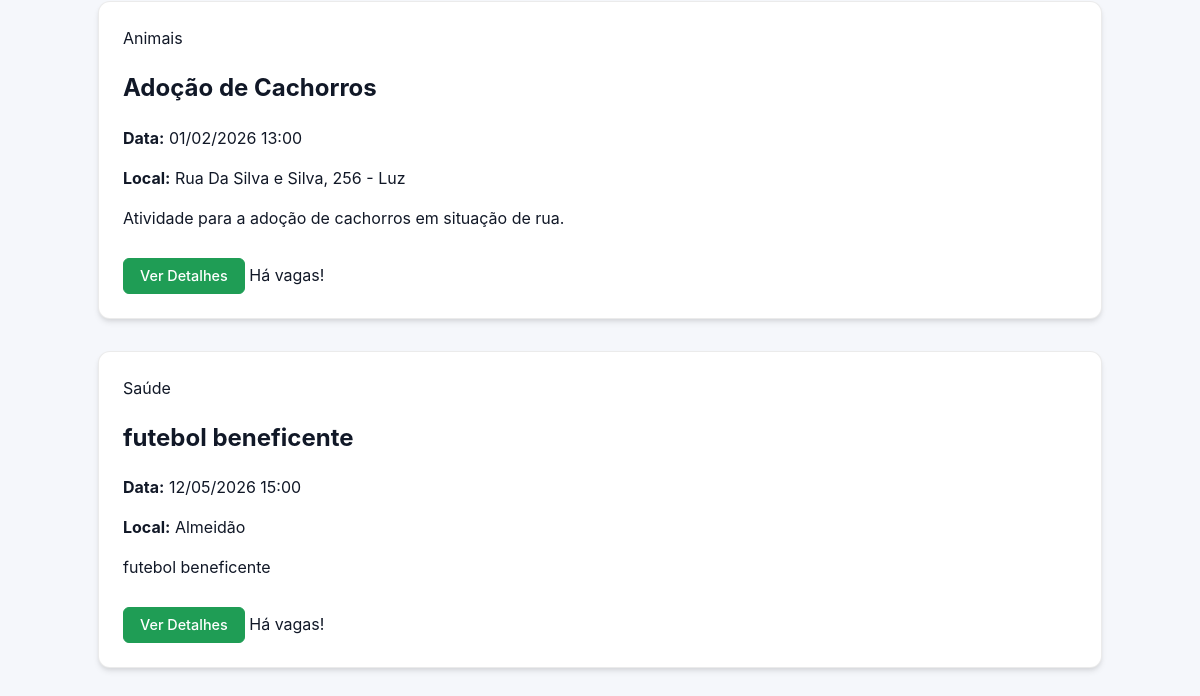
The page /acoes/ (lower part) on the database as committed earlier.
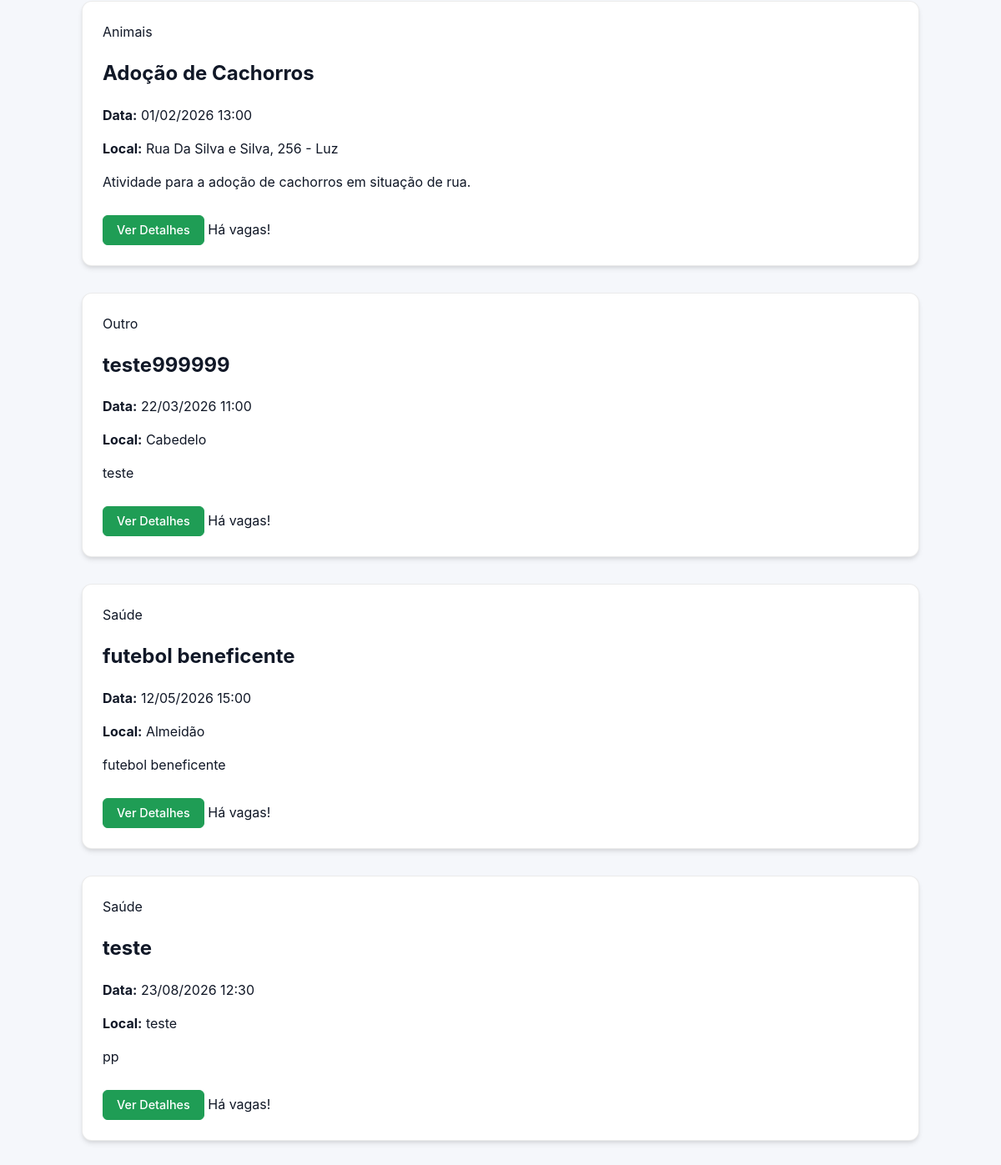
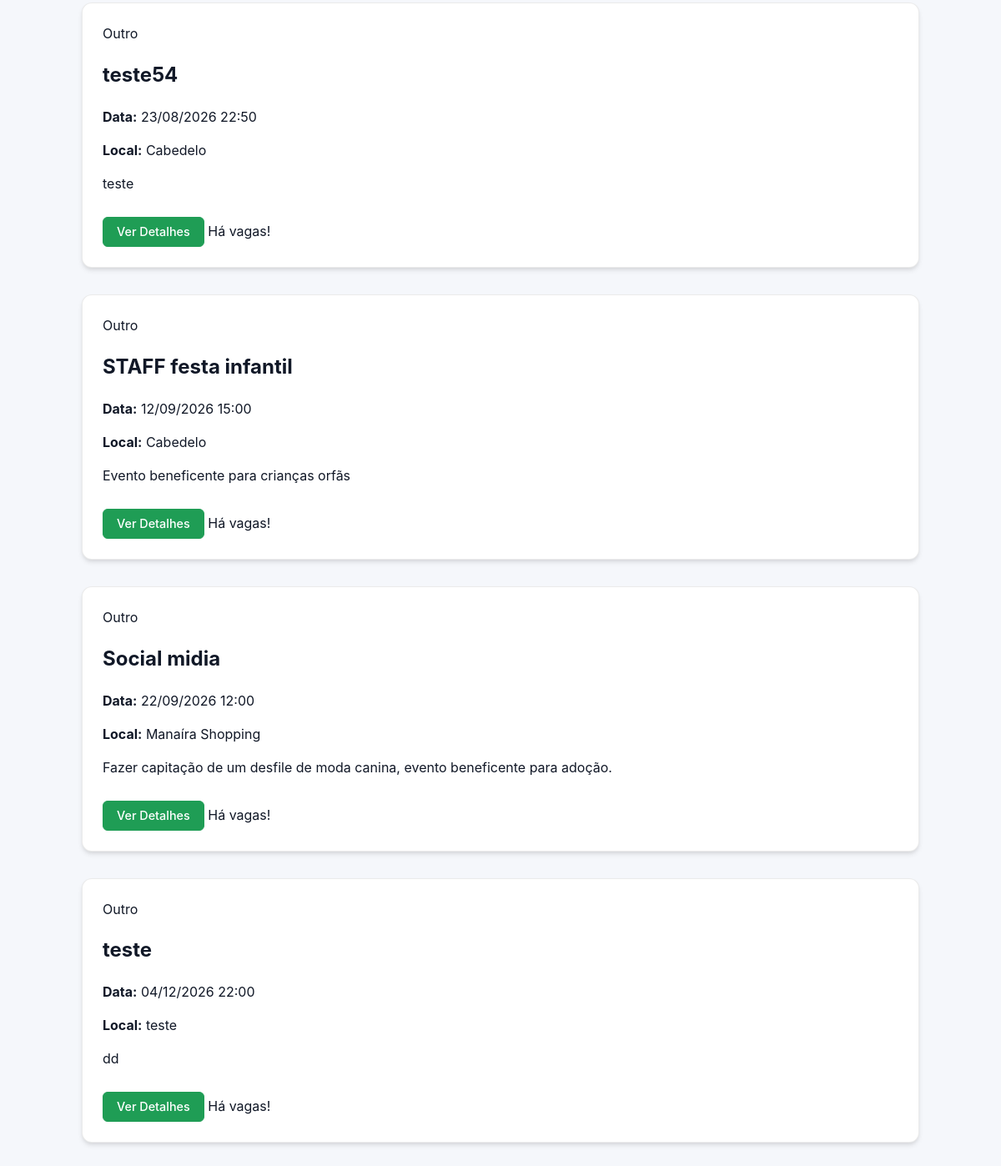
The same page on the database as committed later (2 pictures, top to bottom).
### acoes/models.py (models this page shows, shortened)
class Acao(models.Model):
    titulo = models.CharField(max_length=200)
    descricao = models.TextField()
    data = models.DateTimeField() # Armazena data e hora
    local = models.CharField(max_length=255)
    numero_vagas = models.PositiveIntegerField(
        validators=[validators.MinValueValidator(1)]
    )
    CATEGORIA_CHOICES = [
        ('SAUDE', 'Saúde'),
        ('EDUCACAO', 'Educação'),
        ('MEIO_AMBIENTE', 'Meio Ambiente'),
        ('ANIMAIS', 'Animais'),
        ('OUTRO', 'Outro'),
    ]
    categoria = models.CharField(max_length=50, choices=CATEGORIA_CHOICES, default='OUTRO')
    organizador = models.ForeignKey(
        User,
        on_delete=models.CASCADE,
        related_name='acoes_criadas' # Assim, podemos fazer: user.acoes_criadas.all()
    )
    voluntarios = models.ManyToManyField(
        User,
        through='Inscricao',         # O nome do modelo intermediário
        related_name='acoes_inscritas', # Assim, podemos fazer: user.acoes_inscritas.all()
        blank=True                   # A ação pode começar sem nenhum voluntário
    )
    notas_organizador = models.TextField(blank=True, null=True, help_text="Notas privadas do organizador sobre a execução da ação.")
    @property
    def vagas_preenchidas(self):
        return self.inscricao_set.filter(status='ACEITO').count()
    @property
    def esta_cheia(self):
        return self.vagas_preenchidas >= self.numero_vagas
    def get_absolute_url(self):
        return reverse('acoes:acao_detail', kwargs={'pk': self.pk})

### acoes/views.py (the view)
# urls.py: path('', views.acao_list, name='acao_list'),
def acao_list(request):
    acoes_list = Acao.objects.filter(data__gte=timezone.localdate())
    acoes_list = filtrar_acoes_queryset(request, acoes_list)
    acoes_list = acoes_list.order_by('data')
    page_obj = paginar_queryset(request, acoes_list, itens_por_pagina=10)
    context = {
        'acoes': page_obj,
        'categorias_choices': Acao.CATEGORIA_CHOICES, # Passa as opções de categoria
        'filter_values': request.GET, # Passa os valores do filtro (para preencher o form)
        'page_param': 'page' # Nome do parametro na URL
    }
    return render(request, 'acoes/acao_list.html', context)

### acoes/context_processors.py (called while the page is built, shortened)
def auth_groups_processor(request):
    is_organizador = False
    is_voluntario = False
    unread_notification_count = 0 # Valor padrão
    return {
        'is_organizador': is_organizador,
        'is_voluntario': is_voluntario,
        'unread_notification_count': unread_notification_count
    }

### acoes/views.py (called while the page is built)
def paginar_queryset(request, queryset, itens_por_pagina=5, param_name='page'):
    paginator = Paginator(queryset, itens_por_pagina)
    page_number = request.GET.get(param_name)
    page_obj = paginator.get_page(page_number)
    return page_obj

### acoes/templates/acoes/acao_list.html (shortened to what this page needs)
{% extends 'acoes/base.html' %}
{% load static %}
{% block extra_css %}
    <link rel="stylesheet" href="{% static 'css/acoes.css' %}">
{% endblock %}
{% block content %}
    <div class="grid-list">
        {% for acao in acoes %}
            <div class="grid-item third">
                <article class="action-card action-body">
                    <div>
                        <span class="action-tags">{{ acao.get_categoria_display }}</span>
                        <h2 class="card-title">{{ acao.titulo }}</h2>
                        <p class="muted"><strong>Data:</strong> <span class="item-date">{{ acao.data|date:"d/m/Y H:i" }}</span></p>
                        <p class="muted"><strong>Local:</strong> <span class="location">{{ acao.local }}</span></p>
                        <p class="prose">{{ acao.descricao|truncatewords:20 }}</p>
                    </div>
                    <div class="actions" style="margin-top:0.75rem; justify-content:space-between; align-items:center;">
                        <a href="{{ acao.get_absolute_url }}" class="btn btn-primary">Ver Detalhes</a>
                        {% if acao.esta_cheia %}
                            <span class="muted">Vagas Esgotadas</span>
                        {% else %}
                            <span class="muted">Há vagas!</span>
                        {% endif %}
                    </div>
                </article>
            </div>
        {% empty %}
            <p class="muted">Nenhuma ação encontrada.</p>
        {% endfor %}
    </div>
{% endblock %}

Rows that differ between the two databases and show on the page:
added Acao: categoria "Outro", titulo "teste999999", data "22/03/2026 11:00", local "Cabedelo", descricao "teste", numero_vagas "Há vagas!"
added Acao: categoria "Saúde", titulo "teste", data "23/08/2026 12:30", local "teste", descricao "pp", numero_vagas "Há vagas!"
added Acao: categoria "Outro", titulo "teste54", data "23/08/2026 22:50", local "Cabedelo", descricao "teste", numero_vagas "Há vagas!"
added Acao: categoria "Outro", titulo "STAFF festa infantil", data "12/09/2026 15:00", local "Cabedelo", descricao "Evento beneficente para crianças orfãs", numero_vagas "Há vagas!"
added Acao: categoria "Outro", titulo "Social midia", data "22/09/2026 12:00", local "Manaíra Shopping", descricao "Fazer capitação de um desfile de moda canina, evento beneficente para adoção.", numero_vagas "Há vagas!"
added Acao: categoria "Outro", titulo "teste", data "04/12/2026 22:00", local "teste", descricao "dd", numero_vagas "Há vagas!"
